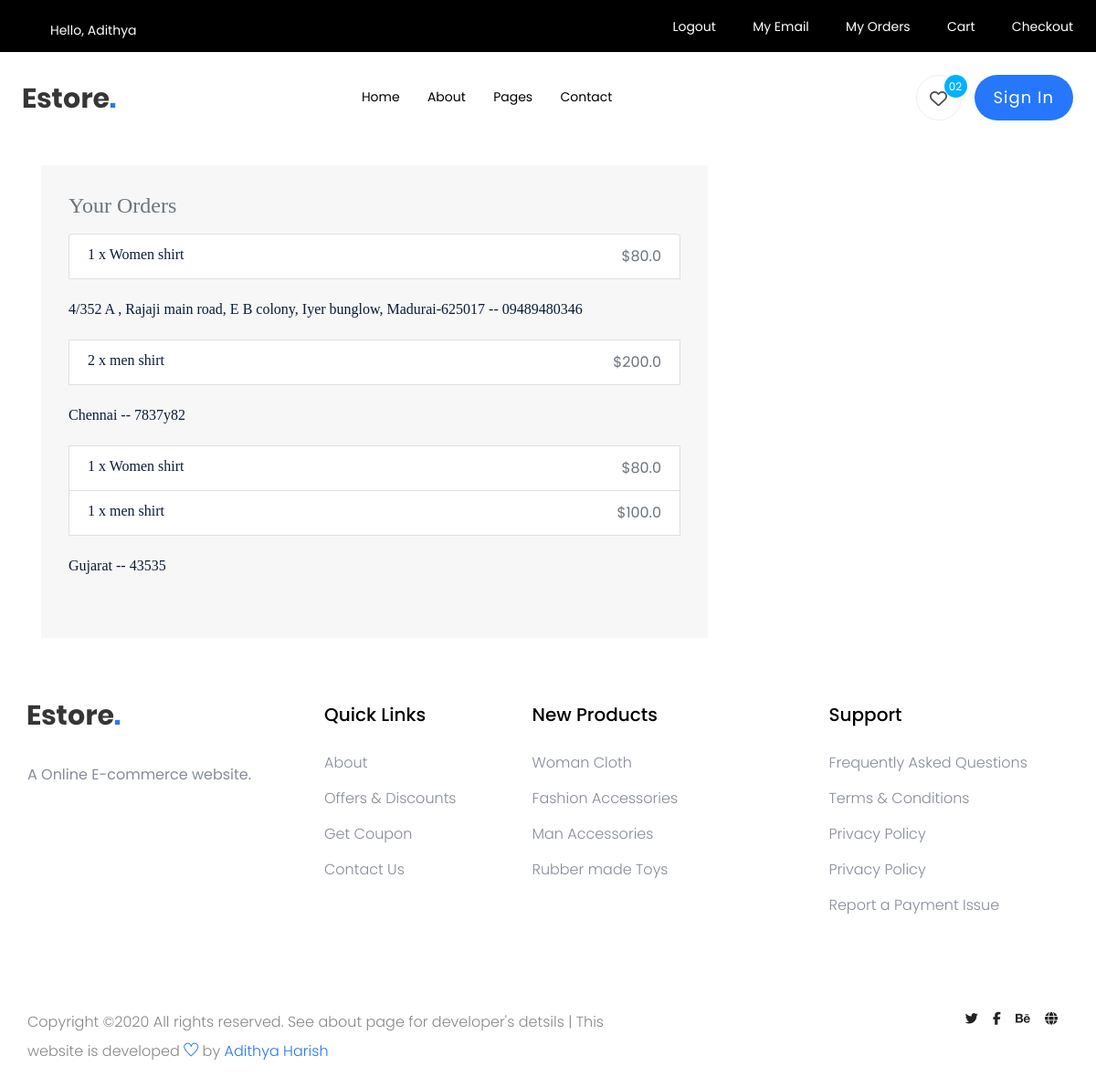
/my-orders/ (signed in), run on the app's committed database.
### blog/models.py (models this page shows, shortened)
class OrderItem(models.Model):
    user = models.ForeignKey(settings.AUTH_USER_MODEL,
                             on_delete=models.CASCADE)
    ordered = models.BooleanField(default=False)
    item = models.ForeignKey(Item, on_delete=models.CASCADE)
    quantity = models.IntegerField(default=1)
    def __str__(self):
        return f"{self.quantity} of {self.item.title}"
    def get_total_discount_item_price(self):
        return self.quantity * self.item.discount_price
    def get_final_price(self):
        if self.item.discount_price:
            return self.get_total_discount_item_price()
        return self.get_total_item_price()

class Item(models.Model):
    title = models.CharField(max_length=100)
    price = models.FloatField()
    discount_price = models.FloatField(blank=True, null=True)
    category = models.CharField(choices=CATEGORY_CHOICES, max_length=2)
    slug = models.SlugField(unique=True)
    description = models.TextField()
    image = models.ImageField(blank=True, null=True)

class Order(models.Model):
    user = models.ForeignKey(settings.AUTH_USER_MODEL,
                             on_delete=models.CASCADE)
    items = models.ManyToManyField(OrderItem)
    ordered_date = models.CharField(max_length=100)
    ordered = models.BooleanField(default=False)
    delivered = models.BooleanField(default=False)
    shipping_address = models.ForeignKey(
        'Address', on_delete=models.SET_NULL, blank=True, null=True)
    street_address = models.CharField(max_length=120,blank=True, null=True)
    phone=PhoneField(blank=True)
    appartment_address = models.CharField(max_length=120,blank=True, null=True)
    state = models.CharField(max_length=100,blank=True, null=True)
    zip = models.CharField(max_length=100,blank=True, null=True)

### blog/views.py (the view)
# urls.py: path('my-orders/', MyOrders.as_view(), name='my_orders'),
class MyOrders(LoginRequiredMixin,View):
    def get(self, *args, **kwargs):
        try:
            order = OrderItem.objects.filter(user=self.request.user, ordered=True)
            address= Order.objects.filter(user=self.request.user, ordered=True)
            context = {
                'order': order,
                'address': address
            }
            print(order)
            return render(self.request, 'blog/my_orders.html', context)
        except ObjectDoesNotExist:
            messages.warning(self.request, "You do not have an active order")
            return redirect("/")

### blog/templates/blog/my_orders.html (shortened to what this page needs)
{% extends "blog/layout.html" %}
{% load static %}
{% load crispy_forms_tags %}
{% block content %}
	<br>
	  <div class="container">
	 <div class="col-md-8 mb-4">
            <div class="order_box">
             <h4 class="d-flex justify-content-between align-items-center mb-3">
    <span class="text-muted">Your Orders</span>
    </h4>
    <ul class="list-group mb-3 z-depth-1">
    {% for order in address %}
		  {% for o in order.items.all %}
    <li class="list-group-item d-flex justify-content-between lh-condensed">
        <div>
        <h6 class="my-0">{{ o.quantity }} x {{ o.item.title}}</h6>
        </div>
        <span class="text-muted">${{ o.get_final_price }}</span>
    </li>
	{% endfor %}
	<br>
	<h6 class="my-0">{{ order.street_address }}    --    {{ order.phone}}</h6>
	<br>
	{% empty %}
            <h2>Your do not have any orders<h2>
    {% endfor %}
    </ul>
            </div>
          </div>
		</div>
<br>
<br>
  {% endblock content %}

### blog/templates/blog/layout.html (shortened to what this page needs)
<!doctype html>
{% load static %}
{% load crispy_forms_tags %}
<html lang="zxx">
<head>
        <link rel="stylesheet" href="{% static 'assets/css/bootstrap.min.css' %}">
        <link rel="stylesheet" href="{% static 'assets/css/owl.carousel.min.css' %}">
        <link rel="stylesheet" href="{% static 'assets/css/flaticon.css' %}">
        <link rel="stylesheet" href="{% static 'assets/css/slicknav.css' %}">
        <link rel="stylesheet" href="{% static 'assets/css/animate.min.css' %}">
        <link rel="stylesheet" href="{% static 'assets/css/magnific-popup.css' %}">
        <link rel="stylesheet" href="{% static 'assets/css/fontawesome-all.min.css' %}">
        <link rel="stylesheet" href="{% static 'assets/css/themify-icons.css' %}">
        <link rel="stylesheet" href="{% static 'assets/css/slick.css' %}">
        <link rel="stylesheet" href="{% static 'assets/css/nice-select.css' %}">
        <link rel="stylesheet" href="{% static 'assets/css/style.css' %}">
		<link rel="stylesheet" href="https://cdnjs.cloudflare.com/ajax/libs/font-awesome/4.7.0/css/font-awesome.min.css">
</head>
<body>
    <header>
       <div class="header-area">
            <div class="main-header ">
                <div class="header-top top-bg d-none d-lg-block">
                   <div class="container-fluid">
                       <div class="col-xl-12">
                            <div class="row d-flex justify-content-between align-items-center">
                                <div class="header-info-left d-flex">
                                    <ul class="contact-now">
                                        <li>Hello, {{ user }}</li>
                                    </ul>
                                </div>
                                <div class="header-info-right">
                                   <ul>
								   {% if user.is_authenticated %}
										<li><a href="{% url 'account_logout' %}">Logout </a></li>
									{% endif %}
                                       <li><a href="{% url 'account_email' %}">My Email </a></li>
                                       <li><a href="{% url 'my_orders' %}">My Orders  </a></li>
                                       <li><a href="{% url 'order-summary' %}">Cart</a></li>
                                       <li><a href="{% url 'checkout' %}">Checkout</a></li>
                                   </ul>
                                </div>
                            </div>
                       </div>
                   </div>
                </div>
               <div class="header-bottom  header-sticky">
                    <div class="container-fluid">
                        <div class="row align-items-center">
                            <div class="col-xl-1 col-lg-1 col-md-1 col-sm-3">
                                <div class="logo">
                                  <a href="{% url 'blog-home' %}"><img src="{% static 'assets/img/logo/logo.png' %}" alt=""></a>
                                </div>
                            </div>
                            <div class="col-xl-6 col-lg-8 col-md-7 col-sm-5">
                                <div class="main-menu f-right d-none d-lg-block">
                                    <nav>
                                        <ul id="navigation">
                                            <li><a href="{% url 'blog-home' %}">Home</a></li>
                                            <li><a href="{% url 'about' %}">About</a></li>
                                            <li><a href="#">Pages</a>
                                            </li>
                                            <li><a href="{% url 'contactus' %}">Contact</a></li>
                                        </ul>
                                    </nav>
                                </div>
                            </div>
                            <div class="col-xl-5 col-lg-3 col-md-3 col-sm-3 fix-card">
                                <ul class="header-right f-right d-none d-lg-block d-flex justify-content-between">
                                    <li class="d-none d-xl-block">
                                     </li>
                                    <li class=" d-none d-xl-block">
                                        <div class="favorit-items">
                                            <i class="far fa-heart"></i>
                                        </div>
                                    </li>
                                   <li class="d-none d-lg-block"> <a href="{% url 'account_login' %}" class="btn header-btn">Sign in</a></li>
                                </ul>
                            </div>
                            <div class="col-12">
                            </div>
                        </div>
                    </div>
               </div>
            </div>
       </div>
    </header>
	{% block content %} {% endblock %}
	<footer>
        <div class="footer-area footer-padding2">
            <div class="container">
                <div class="row d-flex justify-content-between">
                    <div class="col-xl-3 col-lg-3 col-md-5 col-sm-6">
                       <div class="single-footer-caption mb-50">
                         <div class="single-footer-caption mb-30">
                             <div class="footer-logo">
                                 <a href="index.html"><img src="{% static 'assets/img/logo/logo2_footer.png' %}" alt=""></a>
                             </div>
                             <div class="footer-tittle">
                                 <div class="footer-pera">
                                     <p>A Online E-commerce website.</p>
                                </div>
                             </div>
                         </div>
                       </div>
                    </div>
                    <div class="col-xl-2 col-lg-3 col-md-3 col-sm-5">
                        <div class="single-footer-caption mb-50">
                            <div class="footer-tittle">
                                <h4>Quick Links</h4>
                                <ul>
                                    <li><a href="#">About</a></li>
                                    <li><a href="#"> Offers & Discounts</a></li>
                                    <li><a href="#"> Get Coupon</a></li>
                                    <li><a href="#">  Contact Us</a></li>
                                </ul>
                            </div>
                        </div>
                    </div>
                    <div class="col-xl-3 col-lg-3 col-md-4 col-sm-7">
                        <div class="single-footer-caption mb-50">
                            <div class="footer-tittle">
                                <h4>New Products</h4>
                                <ul>
                                    <li><a href="#">Woman Cloth</a></li>
                                    <li><a href="#">Fashion Accessories</a></li>
                                    <li><a href="#"> Man Accessories</a></li>
                                    <li><a href="#"> Rubber made Toys</a></li>
                                </ul>
                            </div>
                        </div>
                    </div>
                    <div class="col-xl-3 col-lg-3 col-md-5 col-sm-7">
                        <div class="single-footer-caption mb-50">
                            <div class="footer-tittle">
                                <h4>Support</h4>
                                <ul>
                                 <li><a href="#">Frequently Asked Questions</a></li>
                                 <li><a href="#">Terms & Conditions</a></li>
                                 <li><a href="#">Privacy Policy</a></li>
                                 <li><a href="#">Privacy Policy</a></li>
                                 <li><a href="#">Report a Payment Issue</a></li>
                             </ul>
                            </div>
                        </div>
                    </div>
                </div>
                <div class="row">
                 <div class="col-xl-7 col-lg-7 col-md-7">
                     <div class="footer-copy-right">
                         <p>
  Copyright &copy;<script>document.write(new Date().getFullYear());</script> All rights reserved. See about page for developer's detsils | This website is developed <i class="ti-heart" aria-hidden="true"></i> by <a href="{% url 'about' %}" target="_blank">Adithya Harish</a>
  </p>                </div>
                 </div>
                  <div class="col-xl-5 col-lg-5 col-md-5">
                     <div class="footer-copy-right f-right">
                         <div class="footer-social">
                             <a href="#"><i class="fab fa-twitter"></i></a>
                             <a href="#"><i class="fab fa-facebook-f"></i></a>
                             <a href="#"><i class="fab fa-behance"></i></a>
                             <a href="#"><i class="fas fa-globe"></i></a>
                         </div>
                     </div>
                 </div>
             </div>
            </div>
        </div>
    </footer>
</body>
</html>

### data on the page
Order: street_address "4/352 A , Rajaji main road, E B colony, Iyer bunglow, Madurai-625017", phone "09489480346"
OrderItem: quantity "1", item "Women shirt", get_final_price "80.0"
Order: street_address "Chennai", phone "7837y82"
OrderItem: quantity "2", item "men shirt", get_final_price "200.0"
Order: street_address "Gujarat", phone "43535"
OrderItem: quantity "1", item "Women shirt", get_final_price "80.0"
OrderItem: quantity "1", item "men shirt", get_final_price "100.0"

### other printed values
{{ user }} "Adithya"
